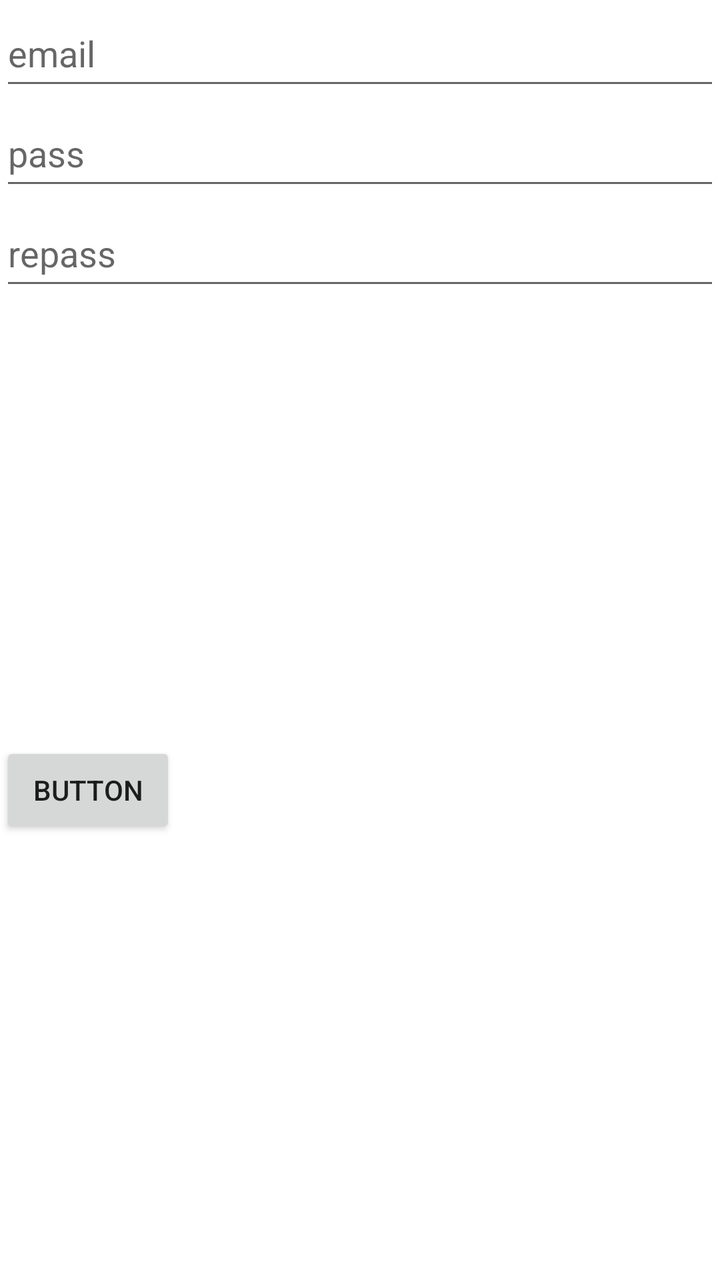
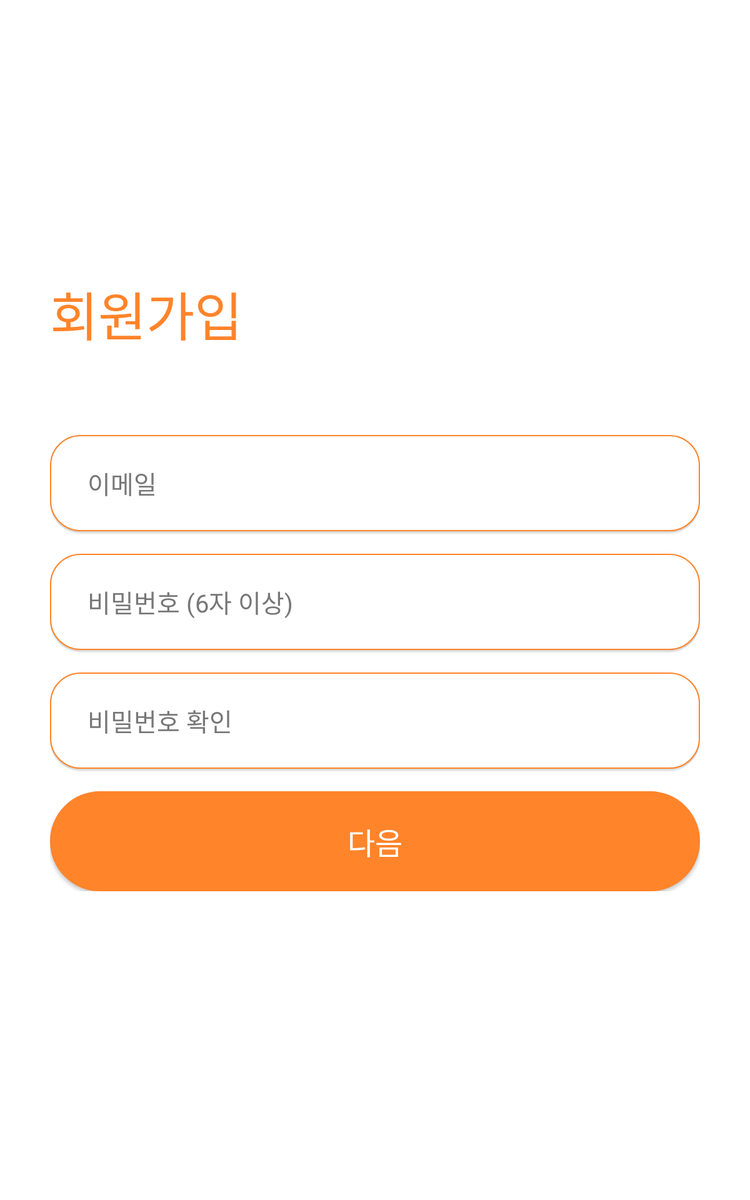

An Android layout and its configuration variant, each rendered on a device that would load it. The default file and the variant file are quoted in full after the pictures.
<!-- AndroidManifest.xml: application theme AppTheme -->
<!-- res/layout/activity_signup_email.xml -->
<?xml version="1.0" encoding="utf-8"?>
<androidx.constraintlayout.widget.ConstraintLayout xmlns:android="http://schemas.android.com/apk/res/android"
    xmlns:app="http://schemas.android.com/apk/res-auto"
    xmlns:tools="http://schemas.android.com/tools"
    android:layout_width="match_parent"
    android:layout_height="match_parent"
    tools:context=".SignupEmail">

    <EditText
        android:id="@+id/email"
        android:hint="email"
        android:layout_width="match_parent"
        android:layout_height="50dp"
        app:layout_constraintTop_toTopOf="parent"/>
    <EditText
        android:id="@+id/pass"
        android:hint="pass"
        android:layout_width="match_parent"
        android:layout_height="50dp"
        app:layout_constraintTop_toBottomOf="@+id/email"/>
    <EditText
        android:id="@+id/repass"
        android:hint="repass"
        android:layout_width="match_parent"
        android:layout_height="50dp"
        app:layout_constraintTop_toBottomOf="@+id/pass" />
    <Button
        android:id="@+id/go_to_name"
        android:layout_width="wrap_content"
        android:layout_height="wrap_content"
        android:text="Button"
        app:layout_constraintTop_toBottomOf="@+id/repass"
        app:layout_constraintBottom_toBottomOf="parent"
        app:layout_constraintLeft_toLeftOf="parent"/>

</androidx.constraintlayout.widget.ConstraintLayout>
<!-- resources referenced by this layout -->
<resources>
  <style name="AppTheme" parent="Theme.AppCompat.Light.NoActionBar">
          
          <item name="windowNoTitle">true</item>
          <item name="android:windowBackground">@color/white</item>
          <item name="colorPrimary">@color/colorPrimary</item>
          <item name="colorPrimaryDark">@color/colorPrimaryDark</item>
          <item name="colorAccent">@color/colorAccent</item>
      </style>
  <color name="white">#ffffff</color>
  <color name="colorPrimary">#6200EE</color>
  <color name="colorPrimaryDark">#3700B3</color>
  <color name="colorAccent">#03DAC5</color>
</resources>
<!-- res/layout-sw600dp/activity_signup_email.xml (the repository's variant of the layout above) -->
<!-- drawn on a 7-inch tablet held upright -->
<?xml version="1.0" encoding="utf-8"?>
<androidx.constraintlayout.widget.ConstraintLayout
    xmlns:android="http://schemas.android.com/apk/res/android"
    xmlns:app="http://schemas.android.com/apk/res-auto"
    xmlns:tools="http://schemas.android.com/tools"
    android:layout_width="match_parent"
    android:layout_height="match_parent"
    android:background="@color/white"
    tools:context=".SignupEmail">

    <androidx.core.widget.ContentLoadingProgressBar
        android:id="@+id/progressbar"
        android:layout_width="match_parent"
        android:layout_height="24dp"
        app:layout_constraintEnd_toEndOf="parent"
        app:layout_constraintStart_toStartOf="parent"
        app:layout_constraintTop_toTopOf="parent" />

    <TextView
        android:id="@+id/text_signup"
        android:layout_width="match_parent"
        android:layout_height="wrap_content"
        android:layout_marginTop="220dp"
        android:layout_marginLeft="@dimen/side_margin600"
        android:layout_marginRight="@dimen/side_margin600"
        android:text="@string/signup"
        android:textColor="@color/colorMain"
        android:textSize="@dimen/title600"
        app:layout_constraintEnd_toEndOf="parent"
        app:layout_constraintStart_toStartOf="parent"
        app:layout_constraintTop_toTopOf="@id/progressbar"
        tools:ignore="SpUsage" />

    <LinearLayout
        android:id="@+id/signup_layout"
        android:layout_width="match_parent"
        android:layout_height="wrap_content"
        android:layout_marginLeft="@dimen/side_margin600"
        android:layout_marginRight="@dimen/side_margin600"
        android:orientation="vertical"
        app:layout_constraintBottom_toTopOf="@+id/virtual_button"
        app:layout_constraintEnd_toEndOf="parent"
        app:layout_constraintStart_toStartOf="parent"
        app:layout_constraintTop_toBottomOf="@+id/text_signup"
        app:layout_constraintVertical_bias="0.25">

        <EditText
            android:id="@+id/email"
            android:layout_width="match_parent"
            android:layout_height="80dp"
            android:background="@drawable/login_edittext_style_shadow"
            android:hint="@string/email"
            android:importantForAutofill="no"
            android:inputType="textEmailAddress"
            android:paddingStart="@dimen/padding600"
            android:textColor="@color/black"
            android:textColorHint="@color/gray"
            android:textSize="@dimen/hint600"
            tools:ignore="RtlSymmetry,SpUsage"
            android:paddingLeft="@dimen/padding600" />

        <EditText
            android:id="@+id/pass"
            android:layout_width="match_parent"
            android:layout_height="80dp"
            android:layout_marginTop="15dp"
            android:background="@drawable/login_edittext_style_shadow"
            android:hint="@string/pass_with_notice"
            android:importantForAutofill="no"
            android:inputType="textPassword"
            android:paddingStart="@dimen/padding600"
            android:textColor="@color/black"
            android:textColorHint="@color/gray"
            android:textSize="@dimen/hint600"
            tools:ignore="RtlSymmetry,SpUsage"
            android:paddingLeft="@dimen/padding600" />

        <EditText
            android:id="@+id/repass"
            android:layout_width="match_parent"
            android:layout_height="80dp"
            android:layout_marginTop="15dp"
            android:background="@drawable/login_edittext_style_shadow"
            android:hint="@string/re_password"
            android:importantForAutofill="no"
            android:inputType="textPassword"
            android:paddingStart="@dimen/padding600"
            android:textColor="@color/black"
            android:textColorHint="@color/gray"
            android:textSize="@dimen/hint600"
            tools:ignore="RtlSymmetry,SpUsage"
            android:paddingLeft="@dimen/padding600" />

        <Button
            android:id="@+id/go_to_name"
            android:layout_width="match_parent"
            android:layout_height="80dp"
            android:layout_marginTop="15dp"
            android:background="@drawable/login_button_style"
            android:text="@string/next"
            android:textColor="@color/white"
            android:textSize="@dimen/button600" />

    </LinearLayout>

    <androidx.appcompat.widget.LinearLayoutCompat
        android:id="@+id/virtual_button"
        android:layout_width="match_parent"
        android:layout_height="48dp"
        android:orientation="horizontal"
        app:layout_constraintBottom_toBottomOf="parent"
        app:layout_constraintEnd_toEndOf="parent"
        app:layout_constraintStart_toStartOf="parent" />

</androidx.constraintlayout.widget.ConstraintLayout>
<!-- resources referenced by the variant -->
<!-- as a 7-inch tablet held upright resolves them -->
<resources>
  <color name="black">#000000</color>
  <color name="colorMain">#ff842a</color>
  <color name="gray">#777777</color>
  <color name="white">#ffffff</color>
  <dimen name="button600">24dp</dimen>
  <dimen name="hint600">20dp</dimen>
  <dimen name="padding600">30dp</dimen>
  <dimen name="side_margin600">40dp</dimen>
  <dimen name="title600">42dp</dimen>
  <!-- drawable login_button_style (drawable) -->
  <?xml version="1.0" encoding="utf-8"?>
  <shape xmlns:tools="http://schemas.android.com/tools"
      xmlns:android="http://schemas.android.com/apk/res/android"
      tools:ignore="ExtraText">
      <corners android:radius="98dp" />
      <stroke android:width="1dp" android:color="@color/colorMain" />
      <solid android:color="@color/colorMain" />
  </shape>
  <!-- drawable login_edittext_style_shadow (drawable) -->
  <?xml version="1.0" encoding="utf-8"?>
  <layer-list xmlns:android="http://schemas.android.com/apk/res/android">
  
      
      <item>
          <shape>
              <padding android:bottom="1dp" />
              <solid android:color="#05000000" />
              <corners android:radius="26dp" />
          </shape>
      </item>
      <item>
          <shape>
              <padding android:bottom="1dp" />
              <solid android:color="#10000000" />
              <corners android:radius="25dp" />
          </shape>
      </item>
      <item>
          <shape>
              <padding android:bottom="1dp" />
              <solid android:color="#15000000" />
              <corners android:radius="24dp" />
          </shape>
      </item>
  
      
      <item>
          <shape>
              <corners android:radius="24dp" />
              <stroke android:width="1dp" android:color="@color/colorMain" />
              <solid android:color="@color/white" />
          </shape>
      </item>
  </layer-list>
  <string name="email">이메일</string>
  <string name="next">다음</string>
  <string name="pass_with_notice">비밀번호   (6자 이상)</string>
  <string name="re_password">비밀번호 확인</string>
  <string name="signup">회원가입</string>
  <style name="AppTheme" parent="Theme.AppCompat.Light.NoActionBar">
          
          <item name="windowNoTitle">true</item>
          <item name="android:windowBackground">@color/white</item>
          <item name="colorPrimary">@color/colorPrimary</item>
          <item name="colorPrimaryDark">@color/colorPrimaryDark</item>
          <item name="colorAccent">@color/colorAccent</item>
      </style>
  <color name="colorPrimary">#6200EE</color>
  <color name="colorPrimaryDark">#3700B3</color>
  <color name="colorAccent">#03DAC5</color>
</resources>
